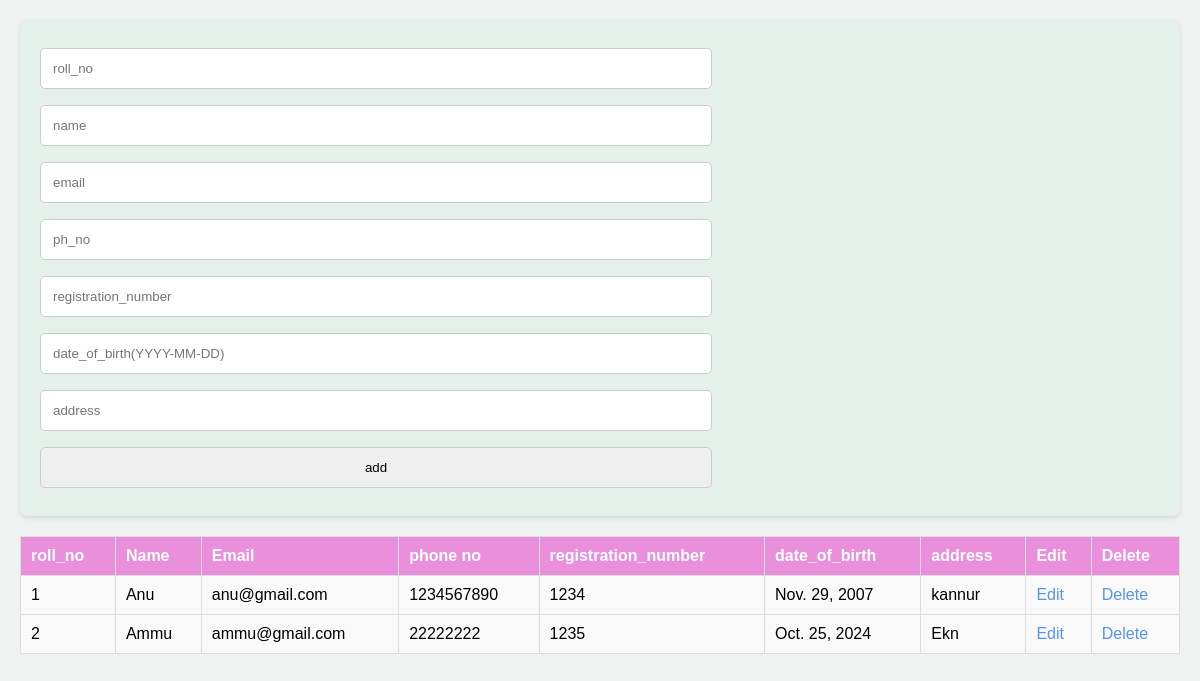
The page /disp_std on the database its author committed.
### app/models.py (models this page shows, shortened)
class Student(models.Model):
    roll_no = models.IntegerField()
    name = models.CharField(max_length=100)
    email = models.EmailField()
    ph_no = models.CharField(max_length=15)
    registration_number = models.CharField(max_length=50)
    date_of_birth = models.DateField()
    address = models.TextField()

### app/views.py (the view)
# urls.py: path('disp_std',views.disp_std),
def disp_std(req):
    data=Student.objects.all()
    return render(req,'display_std.html',{'data':data})

### templates/display_std.html (shortened to what this page needs)
<!DOCTYPE html>
<html lang="en">
<head>
    {% load static %}
    <link rel="stylesheet" href="{% static '/css/style.css' %}">
</head>
<body>
    <form action="add" method="post">
        <input type="number" placeholder="roll_no" name="roll_no">
        <input type="text" placeholder="name" name="name" >
        <input type="email" placeholder="email" name="email" >
        <input type="tel" placeholder="ph_no" name="ph_no" >
        <input type="number" placeholder="registration_number" name="registration_number" >
        <input type="text" placeholder="date_of_birth(YYYY-MM-DD)" name="date_of_birth">
        <input type="text" placeholder="address" name="address">
        <input type="submit" value="add">
    </form>
    <table>
        <tr>
            <th>roll_no</th>
            <th>Name</th>
            <th>Email</th>
            <th>phone no</th>
            <th>registration_number</th>
            <th>date_of_birth</th>
            <th>address</th>
            <th>Edit</th>
            <th>Delete</th>
        </tr>
        {% for std in data %}
        <tr>
            <td>{{std.roll_no}}</td>
            <td>{{std.name}}</td>
            <td>{{std.email}}</td>
            <td>{{std.ph_no}}</td>
            <td>{{std.registration_number}}</td>
            <td>{{std.date_of_birth}}</td>
            <td>{{std.address}}</td>
            <td><a href="edit_std/{{std.pk}}">Edit</a></td>
            <td><a href="delete_std/{{std.pk}}">Delete</a></td>
        </tr>
        {% endfor %}
    </table>
</body>
</html>

### static/css/style.css (style rules this page uses)
body { font-family: Arial, sans-serif; background-color: #eef2f0; margin: 0; padding: 20px; }
form { background-color: #e5f0eb; padding: 20px; border-radius: 8px; box-shadow: 0 2px 5px rgba(0, 0, 0, 0.1); margin-bottom: 20px; }
form input { width: 60%; padding: 12px; margin: 8px 0; border: 1px solid #ccc; border-radius: 5px; box-sizing: border-box; }
table { width: 100%; border-collapse: collapse; margin-top: 20px; }
th, td { border: 1px solid #ddd; padding: 10px; text-align: left; }
th { background-color: #ea8fdc; color: white; }
tr { background-color: #f9f9f9; }
a { color: #5795e6; text-decoration: none; }

### rows shown on the page
Student: roll_no "1", name "Anu", email "anu@gmail.com", ph_no "1234567890", registration_number "1234", date_of_birth "Nov. 29, 2007", address "kannur"
Student: roll_no "2", name "Ammu", email "ammu@gmail.com", ph_no "22222222", registration_number "1235", date_of_birth "Oct. 25, 2024", address "Ekn"
